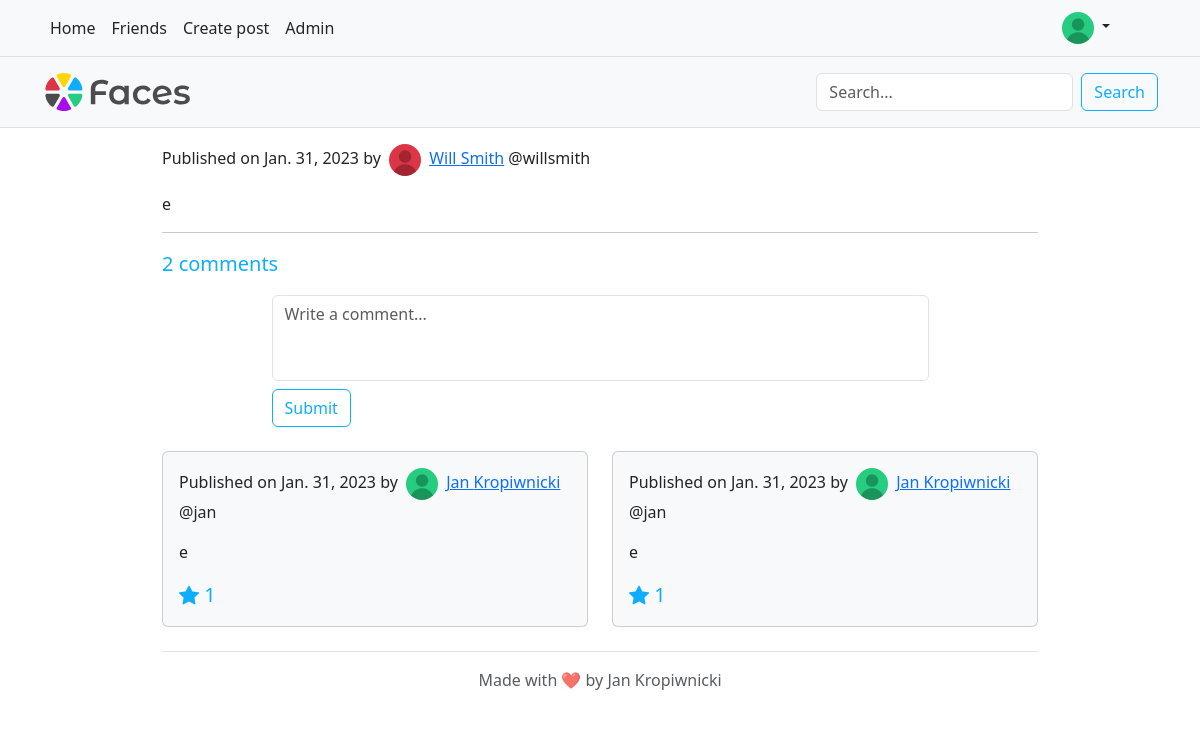
Page /12 (signed in) on the committed database.
### faces_app/models.py (models this page shows)
class ProfilePicture(models.Model):
    user = models.OneToOneField(User, on_delete=models.CASCADE)
    url = models.URLField()

class Post(models.Model):
    content = models.TextField()
    author = models.ForeignKey(Person, on_delete=models.CASCADE)
    date = models.DateTimeField()
    image = models.CharField(max_length=512, default="")

class Person(models.Model):
    user = models.OneToOneField(User, on_delete=models.CASCADE)
    friends = models.ManyToManyField("self")
    notifications = models.JSONField()
    unread = models.PositiveIntegerField()
    bio = models.TextField(max_length=300, default="")
    POST_VIS_FRIENDS = '0'
    POST_VIS_FRIENDS_FRIENDS = '1'
    POST_VIS_EVERYONE = '2'
    POST_VIS_CHOICES = [
        (POST_VIS_FRIENDS, "Friends"),
        (POST_VIS_FRIENDS_FRIENDS, "Friends' friends"),
        (POST_VIS_EVERYONE, "Everyone"),
    ]
    post_vis = models.PositiveIntegerField(
        choices=POST_VIS_CHOICES,
        default=POST_VIS_FRIENDS
    )

class Comment(models.Model):
    post = models.ForeignKey(Post, on_delete=models.CASCADE)
    author = models.ForeignKey(Person, on_delete=models.CASCADE)
    content = models.TextField()
    date = models.DateTimeField()

### faces_app/views.py (the view)
# urls.py: path('<int:post_id>', faces_app.views.post_page, name="post_page"),
def post_page(request, post_id):
    post = get_object_or_404(Post, id=post_id)
    return render(request, 'post-page.html', {"post": post, "post_content": post.content.split("\r\n"), "like_count":
                  len(post.likeprofile_set.all()), "comment_count": len(post.comment_set.all()),
                                              "comments": [{"object": x, "like_count": len(x.likeprofile_set.all())}
                                                           for x in post.comment_set.all()]})

### templates/post-page.html (shortened to what this page needs)
{% extends 'base.html' %}
{% load static %}
{% block content %}
    {% if user.is_authenticated %}
        <p>
            Published on {{ post.date.date }} by
            <img src="{% static post.author.user.profilepicture.url %}" alt="{{ post.0.author.user.username }}" class="rounded-circle mx-1" width="32" height="32">
            <a href="{% url 'user' post.author.user.username %}">
            {{ post.author.user.first_name }} {{ post.author.user.last_name }}</a>
            @{{ post.author.user.username }}
        </p>
        <p>
            {% for line in post_content %}
                {{ line }}<br>
            {% endfor %}
        </p>
        <hr>
        <span class="lead text-primary">{{ comment_count }} comment{% if comment_count != 1 %}s{% endif %}</span>
        <div class="d-flex justify-content-center">
            <form method="post" class="w-75 mt-3" action="{% url 'submit_comment' post.id %}">
                <textarea class="form-control" name="comment" placeholder="Write a comment..." rows="3" maxlength="1024" style="resize: none"></textarea>
                <button class="btn btn-outline-primary mt-2 mb-4" type="submit">Submit</button>
            </form>
        </div>
        <div class="row g-4">
            {% for comment in comments %}
                <div class="col-md-6">
                    <div class="p-3 card bg-light">
                        <p>
                            Published on {{ comment.object.date.date }} by
                            <img src="{% static comment.object.author.user.profilepicture.url %}" alt="{{ post.0.author.user.username }}" class="rounded-circle mx-1" width="32" height="32">
                            <a href="{% url 'user' comment.object.author.user.username %}">
                            {{ comment.object.author.user.first_name }} {{ comment.object.author.user.last_name }}</a>
                            @{{ comment.object.author.user.username }}
                        </p>
                        <p>{{ comment.object.content }}</p>
                        <p class="lead text-primary mb-0">
                            {% if user.likeprofile in comment.object.likeprofile_set.all %}
                                <a id="like-{{ comment.object.id }}" onclick="dislike_{{ comment.object.id }}()"><i class="bi bi-star-fill"></i></a>
                            {% else %}
                                <a id="like-{{ comment.object.id }}" onclick="like_{{ comment.object.id }}()"><i class="bi bi-star"></i></a>
                            {% endif %}
                            <span id="like-count-{{ comment.object.id }}">{{ comment.like_count }}</span>
                        </p>
                    </div>
                </div>
            {% endfor %}
        </div>
    {% endif %}
{% endblock %}

### templates/base.html (shortened to what this page needs)
{% load static %}
<!DOCTYPE html>
<html lang="en">
<head>
    <link href="https://cdn.jsdelivr.net/npm/bootstrap@5.3.0-alpha1/dist/css/bootstrap.min.css" rel="stylesheet"
>
    <link rel="stylesheet" href="https://cdn.jsdelivr.net/npm/bootstrap-icons@1.10.3/font/bootstrap-icons.css">
    <link rel="stylesheet" href="{% static "css/colors.css" %}">
</head>
<body>
    <header class="py-3 mb-4 border-bottom bg-light fixed-top">
        <div class="container d-flex flex-wrap justify-content-center">
            <a href="/" class="d-flex align-items-center me-5 me-lg-auto text-dark text-decoration-none">
                <img class="bi me-1" height="38" src="{% static 'img/faces.svg' %}" alt="Faces logo">
            </a>
            {% if user.is_authenticated %}
                <form method="get" class="d-flex mt-3 mt-md-0" role="search" action="{% url 'search_results' %}">
                    <input class="form-control me-2" name="q" type="search" placeholder="Search..." aria-label="Search"
                           value="{% block query %}{% endblock %}" required>
                    <button class="btn btn-outline-primary" type="submit">Search</button>
                </form>
            {% endif %}
        </div>
    </header>
    <nav class="navbar navbar-expand-md py-2 bg-light border-bottom fixed-top">
        <div class="container d-flex flex-wrap">
            <div class="collapse navbar-collapse" id="navbarCollapse">
                {% if not user.is_authenticated %}
                    <ul class="nav me-auto">
                        <li class="nav-item"><a href="#" class="nav-link link-dark px-2 active" aria-current="page">Home</a></li>
                        <li class="nav-item"><a href="#" class="nav-link link-dark px-2">About</a></li>
                        <li class="nav-item"><a href="#" class="nav-link link-dark px-2">FAQs</a></li>
                        <li class="nav-item"><a href="#" class="nav-link link-dark px-2">Contact</a></li>
                    </ul>
                    <ul class="nav">
                        <li class="nav-item"><a href="{% url 'login' %}" class="nav-link link-dark px-2">Login</a></li>
                        <li class="nav-item"><a href="{% url 'register' %}" class="nav-link link-dark px-2">Sign up</a></li>
                    </ul>
                {% else %}
                    <ul class="nav me-auto">
                        <li class="nav-item"><a href="{% url 'index' %}" class="nav-link link-dark px-2 active" aria-current="page">Home</a></li>
                        <li class="nav-item"><a href="{% url 'friends' %}" class="nav-link link-dark px-2">Friends</a></li>
                        <li class="nav-item"><a href="{% url 'create_post' %}" class="nav-link link-dark px-2">Create post</a></li>
                        {% if user.is_staff %}
                            <li class="nav-item"><a href="{% url 'admin:index' %}" class="nav-link link-dark px-2">Admin</a></li>
                        {% endif %}
                    </ul>
                    <div class="dropdown me-5">
                        <a href="#" class="d-block link-dark text-decoration-none dropdown-toggle position-relative" data-bs-toggle="dropdown" aria-expanded="false">
                            <img src="{% static user.profilepicture.url %}" alt="{{ user.username }}" class="rounded-circle" width="32" height="32">
                        </a>
                    </div>
                {% endif %}
            </div>
        </div>
    </nav>
    <div class="container container-sm">
        <main>
            {% block content %}
            {% endblock %}
        </main>
        <footer class="py-3 my-4 border-top text-center text-muted">
            Made with ❤️ by Jan Kropiwnicki
        </footer>
    </div>
</body>
</html>

### static/css/colors.css (style rules this page uses)
:root { --bs-blue: #0eadfd; --bs-purple: #a80df0; --bs-green: #26cc7f; --bs-yellow: #ccab06; }
.btn-outline-primary { --bs-btn-color: var(--bs-blue); --bs-btn-border-color: var(--bs-blue); --bs-btn-active-bg: var(--bs-blue); --bs-btn-active-border-color: var(--bs-blue); --bs-btn-hover-border-color: var(--bs-blue); --bs-btn-hover-bg: var(--bs-blue); }
.text-primary { color: var(--bs-blue) !important }

### templates/base.html (style rules this page uses)
header { top: 57px !important; }
body { padding-top: 9rem; }
@media (min-width: 1200px) { .container-sm { max-width: 900px; } }

### rows in the picture
Post: date "Jan. 31, 2023", author.url (picture), author.user.first_name "Will", author.user.last_name "Smith", author.user.username "willsmith"
Comment: object "Jan. 31, 2023", author.url (picture), object.author.user.first_name "Jan", object.author.user.last_name "Kropiwnicki", object.author.user.username "jan", object.content "e", like_count "1"
Comment: object "Jan. 31, 2023", author.url (picture), object.author.user.first_name "Jan", object.author.user.last_name "Kropiwnicki", object.author.user.username "jan", object.content "e", like_count "1"

### other values in the picture
{{ line }} "e"
{{ comment_count }} "2"
